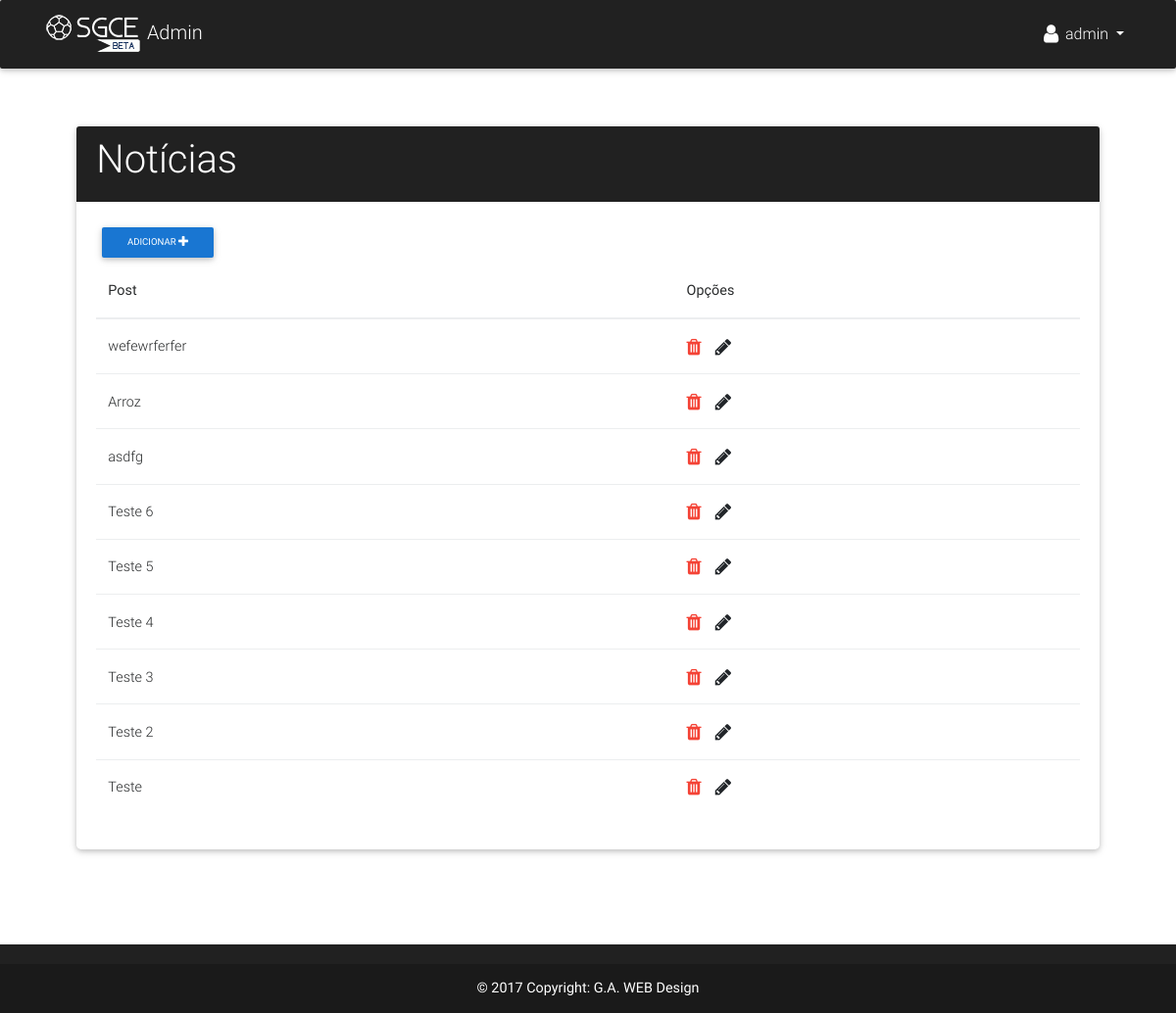
The app's page /manager/post/listar/ (signed in), older data.
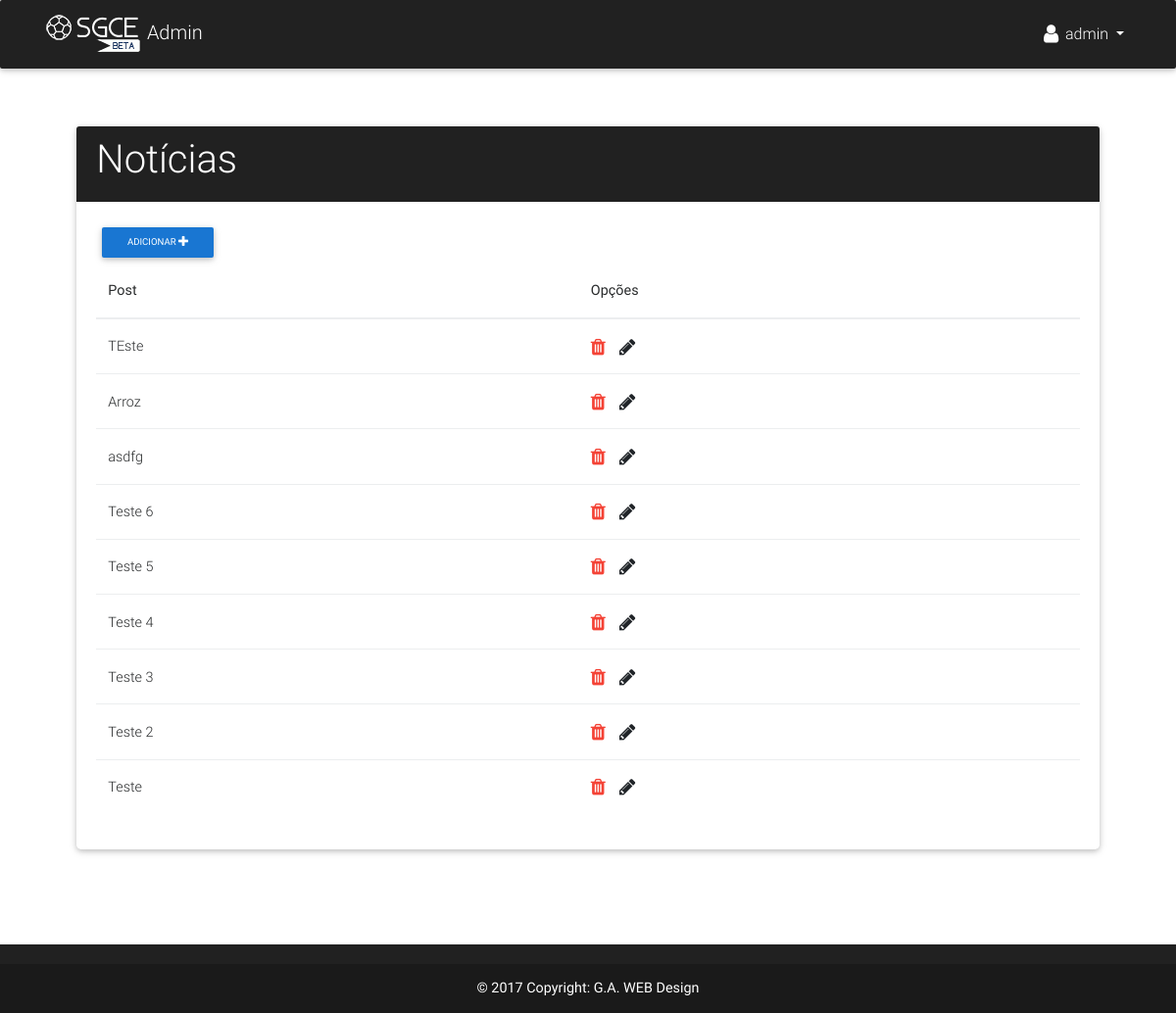
The same page, newer data.
### app/models.py (models this page shows)
class Post(models.Model):
    titulo = models.CharField('Titulo', max_length=200)
    conteudo = models.TextField('Conteudo')
    imagem = models.ImageField('Imagem', upload_to='imgPosts/', null=True)
    created_date = models.DateTimeField('Data de criação', default=timezone.now)
    def __str__(self):
        return self.titulo

### app/views.py (the view)
# urls.py: url(r'^manager/post/listar/$', post_list, name='post_list'),
@login_required(login_url='/manager/login/')
def post_list(request):
    posts = Post.objects.all().order_by('-created_date')
    return render(request, 'manager/read/listar_posts.html', {'posts':posts})

### app/templates/manager/read/listar_posts.html (shortened to what this page needs)
{% extends 'manager/base.html' %}
{% block content %}
<br><br>
<div class="row" style="padding: 3%;">
  <div class="col-lg-12">
    <div class="row justify-content-center">
      <div class="col-lg-12">
        <div class="card">
          <div class="card-header elegant-color-dark white-text">
            <h1 class="h1-responsive">Notícias</h1>
          </div>
          <div class="card-body">
            <a href="{% url 'post_create'%}" class="pull-left black-text mr-5 btn btn-blue btn-sm">
                Adicionar
                <span class="fa fa-plus fa-lg white-text"></span>
            </a>
            <div class="table-responsive">
                <table class="table">
                    <thead>
                        <th>Post</th>
                        <th>Opções</th>
                    </thead>
                    <tbody>
                        {% for post in posts %}
                        <tr>
                            <td>{{post}}</td>
                            <td>
                                <a href="{% url 'post_remove' pk=post.pk %}">
                                    <span class="fa fa-trash fa-lg red-text"></span>
                                </a>
                                <a href="{% url 'post_edit' pk=post.pk %}">
                                    <span class="fa fa-pencil fa-lg"></span>
                                </a>
                            </td>
                        </tr>
                        {% endfor %}
                    </tbody>
                </table>
            </div>
          </div>
        </div>
      </div>
    </div>
  </div>
</div>
{% endblock %}

Row changes from the older to the newer data that the page shows:
removed Post: titulo "wefewrferfer"
added Post: titulo "TEste"
